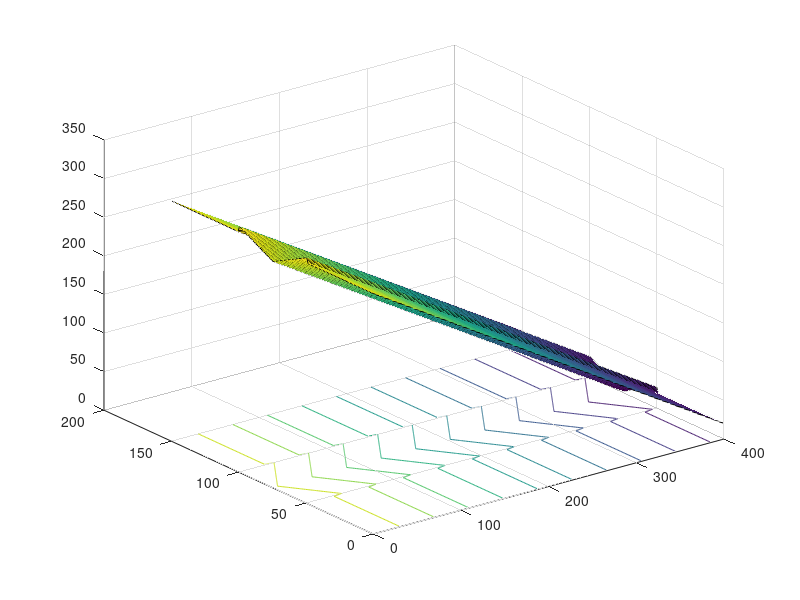

This chart was generated by the following MATLAB code:
clear all


IMAX = 400;
JMAX = 200;
ZMAX = 150;
dx = 2;
dy = 2;
dz = 2;
W = 50;

%XX = [1:IMAX];
%YY = [1:JMAX];
%lambda = IMAX;
%amp = .2*JMAX;
center = ZMAX/2;
%edge1 = center-W/2;
%edge2 = center+W/2;
Z = zeros(ZMAX,IMAX);
%bend = 100;
%D= [18, 10];
%for theta =[10,20]
 %   for D = [6, 12, 18, 30] 
 %       for W=[10, 25,50]
clearance = 20;
theta=20;
        slope= tand(theta); 
        edge1 = center-W/2;
        edge2 = center+W/2;
        for i = 1:IMAX
            for z = 1:ZMAX
                if z <= edge2 && z >= edge1
                    D= -abs(z-center)+18;
                    Z(z,i) = slope*dx*(IMAX -i)-D+clearance; 
                  
                else 
                    Z(z,i) = slope*dx*(IMAX -i)+clearance;
                end 
                
                if theta == 0
                    Z(z,i) = Z(z,i) + clearance;
                end
            end
        end

    
figure;   
surfc(Z)
%contourf(Z)
%correct = importdata('topo_20_18C');

%shading interp
    filen = ['vtopo_' num2str(theta) '_' num2str(D) '_' num2str(W)];
    dlmwrite( filen ,Z,'delimiter',' ')   
        %end
    %end
%end

